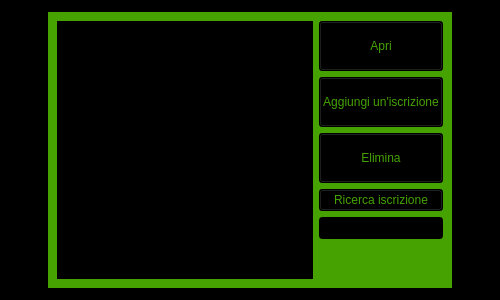
<?xml version="1.0" encoding="UTF-8"?>
<ui version="4.0">
 <class>vista_lista_iscrizione</class>
 <widget class="QWidget" name="vista_lista_iscrizione">
  <property name="geometry">
   <rect>
    <x>0</x>
    <y>0</y>
    <width>500</width>
    <height>300</height>
   </rect>
  </property>
  <property name="minimumSize">
   <size>
    <width>500</width>
    <height>300</height>
   </size>
  </property>
  <property name="windowTitle">
   <string>Lista Iscrizioni</string>
  </property>
  <property name="styleSheet">
   <string notr="true">background-color: rgb(0, 0, 0);</string>
  </property>
  <layout class="QGridLayout" name="gridLayout">
   <item row="0" column="0" alignment="Qt::AlignHCenter|Qt::AlignVCenter">
    <widget class="QWidget" name="widget" native="true">
     <property name="styleSheet">
      <string notr="true">background-color: rgb(69, 162, 0);</string>
     </property>
     <layout class="QGridLayout" name="gridLayout_2">
      <item row="0" column="0">
       <layout class="QHBoxLayout" name="horizontalLayout" stretch="3,1">
        <item>
         <widget class="QListView" name="list_view">
          <property name="styleSheet">
           <string notr="true">background-color: rgb(0, 0, 0);
color: rgb(255, 255, 255);</string>
          </property>
          <property name="editTriggers">
           <set>QAbstractItemView::NoEditTriggers</set>
          </property>
         </widget>
        </item>
        <item>
         <layout class="QVBoxLayout" name="verticalLayout">
          <item>
           <widget class="QPushButton" name="open_button">
            <property name="minimumSize">
             <size>
              <width>0</width>
              <height>50</height>
             </size>
            </property>
            <property name="maximumSize">
             <size>
              <width>16777215</width>
              <height>50</height>
             </size>
            </property>
            <property name="styleSheet">
             <string notr="true">color: rgb(69, 162, 0);
background-color: rgb(0, 0, 0);</string>
            </property>
            <property name="text">
             <string>Apri</string>
            </property>
           </widget>
          </item>
          <item>
           <widget class="QPushButton" name="open_button_2">
            <property name="minimumSize">
             <size>
              <width>0</width>
              <height>50</height>
             </size>
            </property>
            <property name="maximumSize">
             <size>
              <width>16777215</width>
              <height>50</height>
             </size>
            </property>
            <property name="styleSheet">
             <string notr="true">color: rgb(69, 162, 0);
background-color: rgb(0, 0, 0);</string>
            </property>
            <property name="text">
             <string>Aggiungi un'iscrizione</string>
            </property>
           </widget>
          </item>
          <item>
           <widget class="QPushButton" name="open_button_3">
            <property name="minimumSize">
             <size>
              <width>0</width>
              <height>50</height>
             </size>
            </property>
            <property name="maximumSize">
             <size>
              <width>16777215</width>
              <height>50</height>
             </size>
            </property>
            <property name="styleSheet">
             <string notr="true">color: rgb(69, 162, 0);
background-color: rgb(0, 0, 0);</string>
            </property>
            <property name="text">
             <string>Elimina</string>
            </property>
           </widget>
          </item>
          <item>
           <widget class="QPushButton" name="pushButton">
            <property name="styleSheet">
             <string notr="true">color: rgb(69, 162, 0);
background-color: rgb(0, 0, 0);</string>
            </property>
            <property name="text">
             <string>Ricerca iscrizione</string>
            </property>
           </widget>
          </item>
          <item>
           <widget class="QLineEdit" name="lineEdit">
            <property name="styleSheet">
             <string notr="true">background-color: rgb(0, 0, 0);
color: rgb(255, 255, 255);</string>
            </property>
           </widget>
          </item>
          <item>
           <spacer name="verticalSpacer">
            <property name="orientation">
             <enum>Qt::Vertical</enum>
            </property>
            <property name="sizeHint" stdset="0">
             <size>
              <width>20</width>
              <height>40</height>
             </size>
            </property>
           </spacer>
          </item>
         </layout>
        </item>
       </layout>
      </item>
     </layout>
    </widget>
   </item>
  </layout>
 </widget>
 <resources/>
 <connections/>
</ui>
